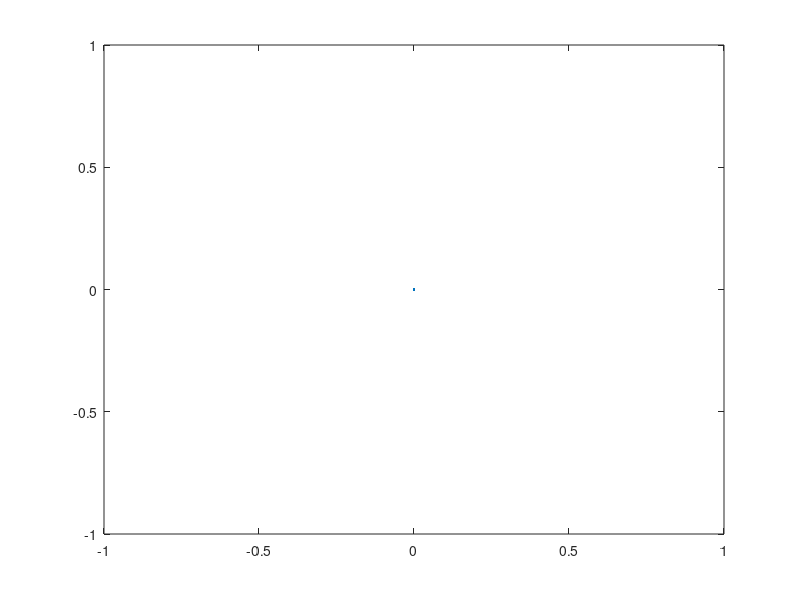
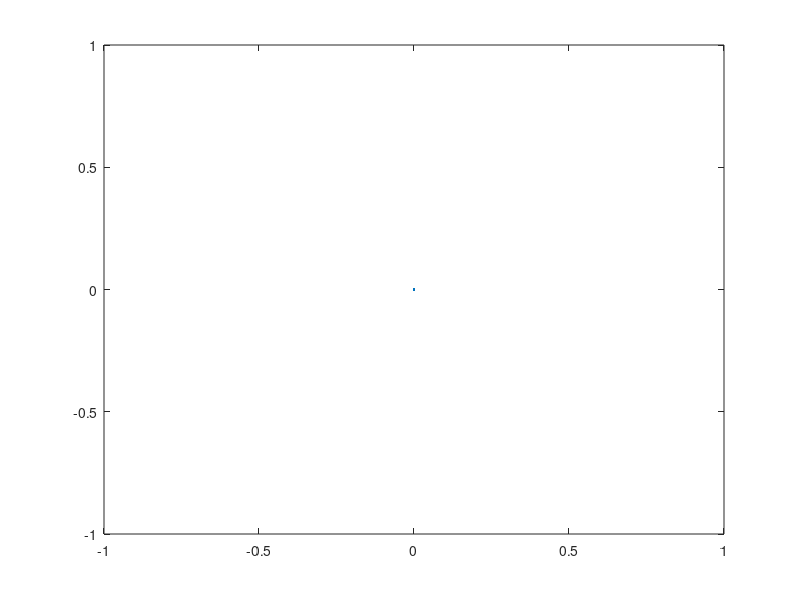

The MATLAB script that drew these images, in order:
function ex2b()

close all

mainFolderInfo = dir('../testFiles');

nrOfFiles = 15;
entropias = zeros(1,nrOfFiles);
removedRates = zeros(1,nrOfFiles);
filesInitSize = zeros(1,nrOfFiles);
fileNumber = 1;

for i = 1 : length(mainFolderInfo)
    folderName = mainFolderInfo(i).name;
    if(strcmp(folderName,'.') || strcmp(folderName,'..')) 
        continue;
    end
    folderInfo = dir(strcat('../testFiles/', folderName));
    for j=1: 7
        fileName = folderInfo(j).name;
        fileSize = folderInfo(j).bytes;
        if(strcmp(fileName,'.') || strcmp(fileName,'..')) 
            continue;
        end
        path = strcat('../testFiles/', folderName,'/' ,fileName);
        
        [H,removed_rate,~] = getVariables(path,fileName,fileSize,fileNumber);     
        entropias(fileNumber) = H;
        removedRates(fileNumber) = removed_rate;
		filesInitSize(fileNumber) = fileSize;
        fileNumber = fileNumber + 1;
    end       
    
end

figure
for i=1 : length(entropias)
    plot(entropias(i),removedRates(i),'.');
    hold on;
end

mainFolderInfo = dir('./rars');
fileNumber = 1;
for i = 1 : length(mainFolderInfo)
    folderName = mainFolderInfo(i).name;
    if(strcmp(folderName,'.') || strcmp(folderName,'..')) 
        continue;
    end
    folderInfo = dir(strcat('./rars/', folderName));
    for j=1: 7
        fileName = folderInfo(j).name;
        fileSize = folderInfo(j).bytes;
        if(strcmp(fileName,'.') || strcmp(fileName,'..')) 
            continue;
        end
        
        [removed_rate] = rarsFunction(fileSize,fileNumber,filesInitSize);
        removedRates(fileNumber) = removed_rate;
        fileNumber = fileNumber + 1;
    end       
    
end

figure
    for i=1 : length(entropias)
        plot(entropias(i),removedRates(i),'.');
        hold on;
    end
    